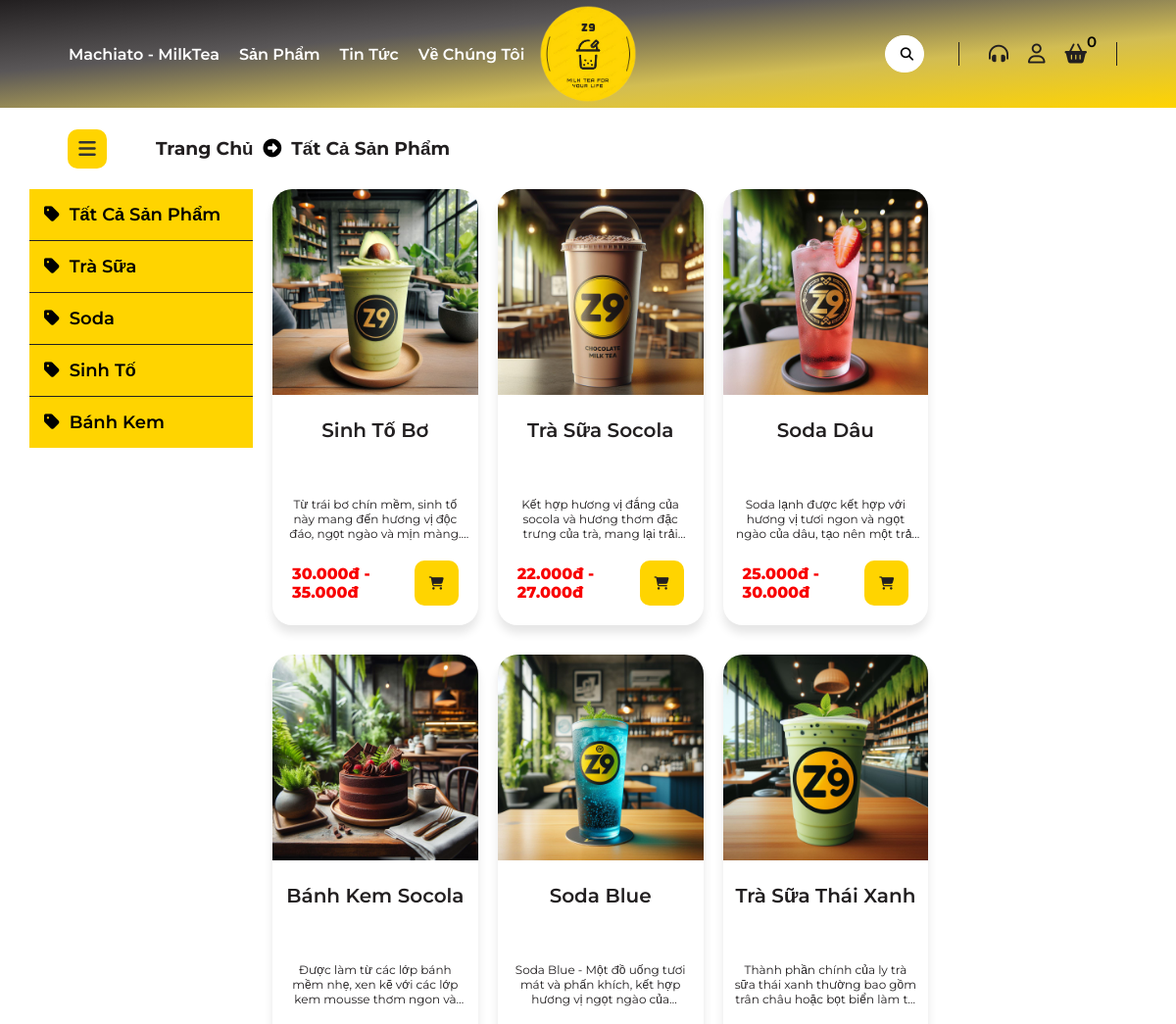
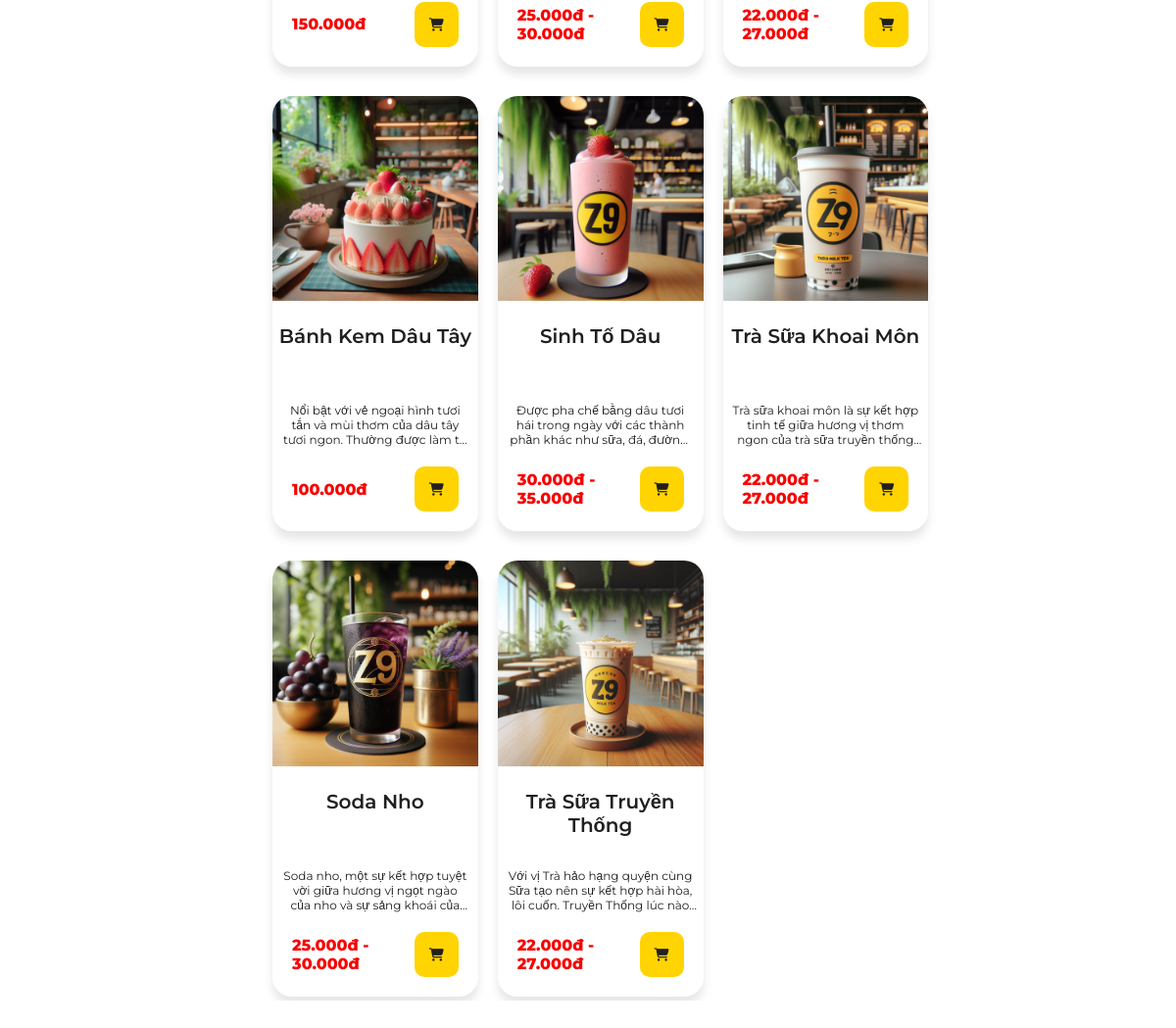
Page /show-list-item.php on the committed database (2 pictures, top to bottom).
### tables this page shows
CREATE TABLE `categorys` (
  `category_id` varchar(10) NOT NULL,
  `category_name` varchar(255) NOT NULL
);

CREATE TABLE `products` (
  `product_id` varchar(10) NOT NULL,
  `category_id` varchar(10) DEFAULT NULL,
  `product_name` varchar(255) NOT NULL,
  `product_img` varchar(255) DEFAULT NULL,
  `product_des` text DEFAULT NULL,
  `create_time` timestamp NOT NULL DEFAULT current_timestamp() ON UPDATE current_timestamp()
);

### public/all-item.php (the view, shortened to what this page needs)
<div class="container-content-list-product">
    <div class="list-product-all-item">
        <?php
        $servername = "localhost";
        $username = "root";
        $password = "";
        $dbname = "z9milktea";
        $conn = new mysqli($servername, $username, $password, $dbname);
        $sql = "SELECT * FROM products ORDER BY RAND()";
        $result = $conn->query($sql);
        if ($result->num_rows > 0) {
            while ($row = $result->fetch_assoc()) {
                echo '<div class="product-item">';
                echo '<a href="show-detail.php?product_id=' . $row['product_id'] . '" class="container-img">';
                echo "<img class='product-img' src='admin/productAD/uploads/" . htmlspecialchars($row['product_img']) . "' alt='Image of " . htmlspecialchars($row["product_name"]) . "'>";
                echo '</a>';
                echo '<p class="product-name">' . $row['product_name'] . '</p>';
                echo '<div class="product-des">' . $row['product_des'] . '</div>';
                $productId = $row['product_id'];
                echo '<div class="product-action">';
                echo '<div class="product-price">';
                $productInfoSql = $conn->prepare("SELECT p.*, GROUP_CONCAT(ps.product_price ORDER BY ps.size_id SEPARATOR ' - ') AS size_prices
                            FROM products p
                            LEFT JOIN product_sizes ps ON p.product_id = ps.product_id
                            WHERE p.product_id = ?");
                $productInfoSql->bind_param("s", $productId);
                $productInfoSql->execute();
                $productInfoResult = $productInfoSql->get_result();
                if ($productInfoResult->num_rows > 0) {
                    $productInfo = $productInfoResult->fetch_assoc();
                    echo !empty($productInfo['size_prices']) ? $productInfo['size_prices'] : $productInfo['product_price'];
                }
                echo '</div>';
                echo '<div class="action-add">';
                echo '<button type="submit" class="add-to-cart">';
                echo '<i class="fa-solid fa-cart-shopping"></i>';
                echo '</button>';
                echo '</div>';
                echo '</div>';
                echo '</div>';
            }
        } else {
            echo "Không có sản phẩm mới.";
        }
        ?>
    </div>
</div>

### show-list-item.php (shortened to what this page needs)
<!DOCTYPE html>
<html lang="en">
<head>
    <link rel="stylesheet" href="https://cdnjs.cloudflare.com/ajax/libs/font-awesome/6.5.1/css/all.min.css" />
</head>
<body>
    <?php
    include "./public/header.php";
    ?>
    <div class="container-list-product">
        <h3 class="link-nav-page">
            <button id="show-hide-bar-btn" type="button"><i class="fa-solid fa-bars"></i></button>
            <p><a href="index.php">Trang Chủ</a></p> <i class="fa-solid fa-circle-right"></i>
            <p><a href="#">Tất Cả Sản Phẩm</a></p>
        </h3>
        <section id="bar-container">
            <?php
            $servername = "localhost";
            $username = "root";
            $password = "";
            $dbname = "z9milktea";
            $conn = new mysqli($servername, $username, $password, $dbname);
            $sql = "SELECT * FROM categorys";
            $result = $conn->query($sql);
            if ($result->num_rows > 0) {
                echo '<ul id="container-bar">';
                echo '<li data-category-id="all" data-php-file="all-item.php"><i class="fa-solid fa-tag"></i>Tất Cả Sản Phẩm</li>';
                while ($row = $result->fetch_assoc()) {
                    $category_id = $row["category_id"];
                    $category_name = $row["category_name"];
                    $php_file_name = strtolower(str_replace(' ', '', $category_name)) . ".php";
                    echo '<li data-category-id="' . $category_id . '" data-php-file="' . $php_file_name . '"><i class="fa-solid fa-tag"></i>' . $category_name . '</li>';
                }
                echo '</ul>';
            } else {
                echo "Không có danh mục sản phẩm.";
            }
            ?>
        </section>
        <section id="content-list-product">
            <div class="container-content-list-product ">
                <div class="list-product-all-item">
                    <?php
                    include "./public/all-item.php";
                    ?>
                </div>
            </div>
        </section>
    </div>
</body>
</html>

### css/style.css (style rules this page uses)
* { margin: 0; padding: 0; box-sizing: border-box; font-family: 'Montserrat', sans-serif; }
a, li { list-style: none; text-decoration: none; }
.product-item { width: 25%; box-shadow: 0 8px 10px 0 rgb(0 0 0 / 10%); overflow: hidden; position: relative; border-radius: 20px; }
.container-img { width: 100%; height: auto; }
.product-img { width: 100%; overflow: hidden; transition: all 0.3s ease-in-out; cursor: pointer; }
.product-name { text-align: center; font-size: 20px; font-weight: 600; color: #221F20; overflow: hidden; display: -webkit-box; -webkit-line-clamp: 2; -webkit-box-orient: vertical; margin: 20px 0 30px 0; transition: all ease-in-out 0.3s; min-height: 32px; height: 50px; }
.product-des { color: #221F20; overflow: hidden; display: -webkit-box; -webkit-line-clamp: 3; -webkit-box-orient: vertical; font-size: 12px; padding: 0px 10px; text-align: center; }
.product-action { display: flex; justify-content: space-between; margin: 20px 20px; align-items: center; }
.product-price { color: #f80000; font-weight: 800; }
.add-to-cart { padding: 15px; background-color: #FFD400; color: #221F20; border: none; border-radius: 10px; cursor: pointer; transition: all ease-in-out 0.3s; }

### show-list-item.php (style rules this page uses)
.container-content-list-product { margin: 0px 20px 0px 20px; }
.list-product-all-item { display: flex; flex-wrap: wrap; justify-content: flex-start; margin-right: -25px; margin-left: -15px; }
.list-product-all-item .product-item { width: 23%; margin: 0px 10px 30px 10px; }
.container-list-product { width: 95%; margin: 0px auto; }
.link-nav-page { display: flex; gap: 10px; align-items: center; width: 80%; margin: 20px auto; padding: 10px 15px; position: relative; }
.link-nav-page a { position: relative; transition: all ease-in-out 0.3s; padding: 10px 0; color: #221F20; }
.link-nav-page a::after { content: ""; position: absolute; bottom: 0; left: 50%; width: 0; height: 2px; background-color: #221F20; transition: all ease-in-out 0.3s; transform: translateX(-50%); }
#show-hide-bar-btn { position: absolute; left: -75px; }
#show-hide-bar-btn i { width: 40px; height: 40px; border-radius: 10px; padding: 10px; background-color: #ffd400; transition: all ease-in-out 0.3s; }
#bar-container { width: 20%; height: auto; background-color: #ffd400; position: fixed; transition: 0.5s; font-size: 18px; }
#container-bar { list-style: none; padding: 0; margin: 0; }
#container-bar li { align-items: center; padding: 15px 15px; cursor: pointer; border-bottom: 1px solid #221f22; font-weight: 600; overflow: hidden; position: relative; transition: color 0.3s ease, background-color 0.3s ease; }
#container-bar li:last-child { border-bottom: none; }
#container-bar li::before { content: ""; position: absolute; top: 0; left: -100%; width: 100%; height: 100%; background: linear-gradient(to right, transparent, #221F20); transition: left 0.5s ease-in-out; }
#container-bar li i { margin-right: 10px; }
#content-list-product { width: 80%; float: right; height: 73vh; background-color: #ffffff; overflow-x: hidden; position: relative; transition: 0.5s; position: relative; }
#show-hide-bar-btn { background: none; border: none; font-size: 20px; cursor: pointer; }
#show-hide-bar-btn i { color: #333; }

### rows in the picture
categorys: category_name "Trà Sữa"
categorys: category_name "Soda"
categorys: category_name "Sinh Tố"
categorys: category_name "Bánh Kem"
products: product_img (picture), product_name "Sinh Tố Bơ", product_des "Từ trái bơ chín mềm, sinh tố này mang đến hương vị độc đáo, ngọt ngào và mịn…", size_prices "30.000đ - 35.000đ"
products: product_img (picture), product_name "Trà Sữa Socola", product_des "Kết hợp hương vị đắng của socola và hương thơm đặc trưng của trà, mang lại…", size_prices "22.000đ - 27.000đ"
products: product_img (picture), product_name "Soda Dâu", product_des "Soda lạnh được kết hợp với hương vị tươi ngon và ngọt ngào của dâu, tạo nên một…", size_prices "25.000đ - 30.000đ"
products: product_img (picture), product_name "Bánh Kem Socola", product_des "Được làm từ các lớp bánh mềm nhẹ, xen kẽ với các lớp kem mousse thơm ngon…", size_prices "150.000đ"
products: product_img (picture), product_name "Soda Blue", product_des "Soda Blue - Một đồ uống tươi mát và phấn khích, kết hợp hương vị ngọt ngào…", size_prices "25.000đ - 30.000đ"
products: product_img (picture), product_name "Trà Sữa Thái Xanh", product_des "Thành phần chính của ly trà sữa thái xanh thường bao gồm trân châu hoặc bọt biển làm…", size_prices "22.000đ - 27.000đ"
products: product_img (picture), product_name "Bánh Kem Dâu Tây", product_des "Nổi bật với vẻ ngoại hình tươi tắn và mùi thơm của dâu tây tươi ngon. Thường được làm…", size_prices "100.000đ"
products: product_img (picture), product_name "Sinh Tố Dâu", product_des "Được pha chế bằng dâu tươi hái trong ngày với các thành phần khác như sữa, đá,…", size_prices "30.000đ - 35.000đ"
products: product_img (picture), product_name "Trà Sữa Khoai Môn", product_des "Trà sữa khoai môn là sự kết hợp tinh tế giữa hương vị thơm ngon của trà sữa truyền…", size_prices "22.000đ - 27.000đ"
products: product_img (picture), product_name "Soda Nho", product_des "Soda nho, một sự kết hợp tuyệt vời giữa hương vị ngọt ngào của nho và sự sảng khoái…", size_prices "25.000đ - 30.000đ"
products: product_img (picture), product_name "Trà Sữa Truyền Thống", product_des "Với vị Trà hảo hạng quyện cùng Sữa tạo nên sự kết hợp hài hòa, lôi cuốn. Truyền Thống lúc…", size_prices "22.000đ - 27.000đ"
